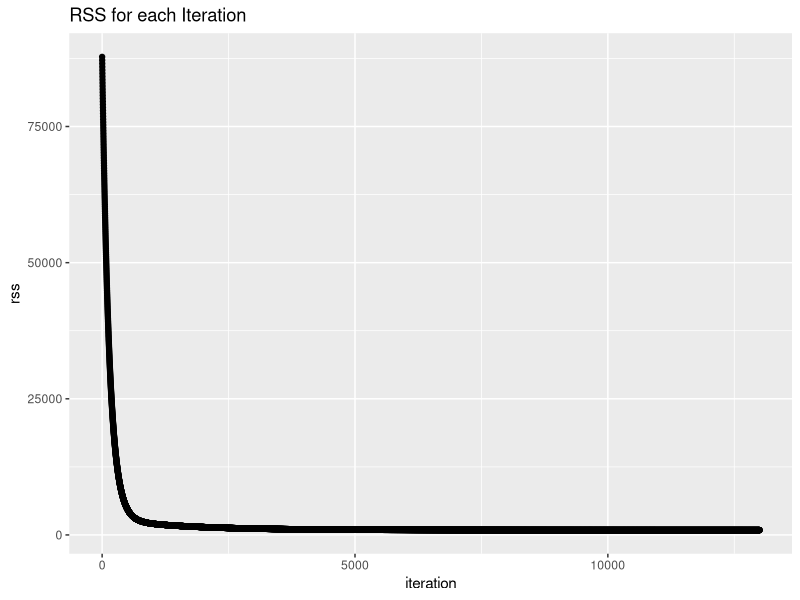

Recreate this plot in R. (Note: this script raises an error after producing the figure.)
library(dplyr)
library(ggplot2)
library(readr)


rss_output <- read_delim("data/rss_output.csv",";", escape_double = FALSE, trim_ws = TRUE)
rss_output %>% ggplot(aes(x=iteration, y=rss)) + geom_point() + ggtitle("RSS for each Iteration")
income %>% ggplot(aes(x=X1, y=X2)) + geom_point() + ggtitle("Years of Experience by Income") + xlab("years") + ylab("Income")


rss_output %>% filter(iteration <= 125) %>% ggplot(aes(x=iteration, y=rss)) + geom_point() + ggtitle("RSS for each Iteration less than 126")
